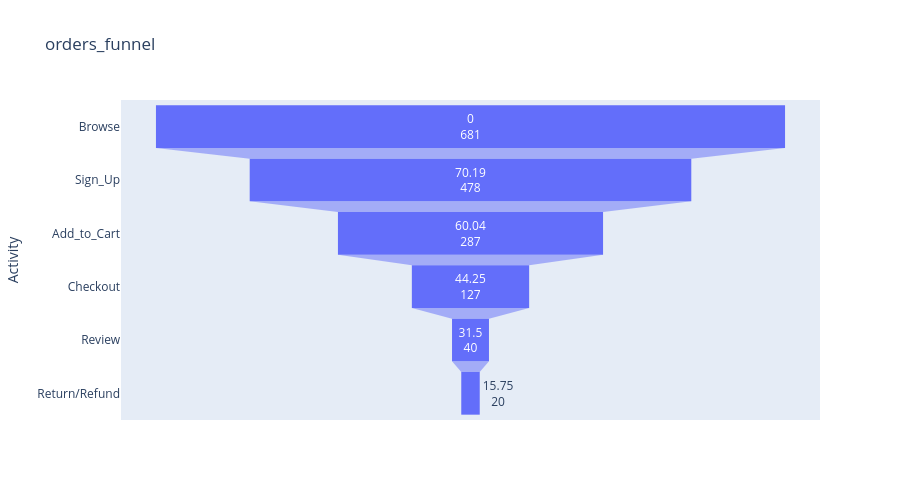

Write notebook code for a chart like this one.
### Code cell
fig = px.funnel(data_frame=funnel,y='Activity',x='count',text='Conversion%',hover_data='count',title='orders_funnel',height=500)
fig.show()

### Figure 1 — Plotly figure (JSON) as saved in the notebook; plotly's stock layout.template omitted (floating-point values rounded to 4 significant figures)
{"data": [{"hovertemplate": "count=%{x}<br>Activity=%{y}<br>Conversion%=%{text}<extra></extra>", "legendgroup": "", "marker": {"color": "#636efa"}, "name": "", "orientation": "h", "showlegend": false, "text": [0.0, 70.19, 60.04, 44.25, 31.5, 15.75], "type": "funnel", "x": [681, 478, 287, 127, 40, 20], "xaxis": "x", "y": ["Browse", "Sign_Up", "Add_to_Cart", "Checkout", "Review", "Return/Refund"], "yaxis": "y"}], "layout": {"height": 500, "legend": {"tracegroupgap": 0}, "title": {"text": "orders_funnel"}, "xaxis": {"anchor": "y", "domain": [0, 1], "title": {"text": "count"}}, "yaxis": {"anchor": "x", "domain": [0, 1], "title": {"text": "Activity"}}}}
